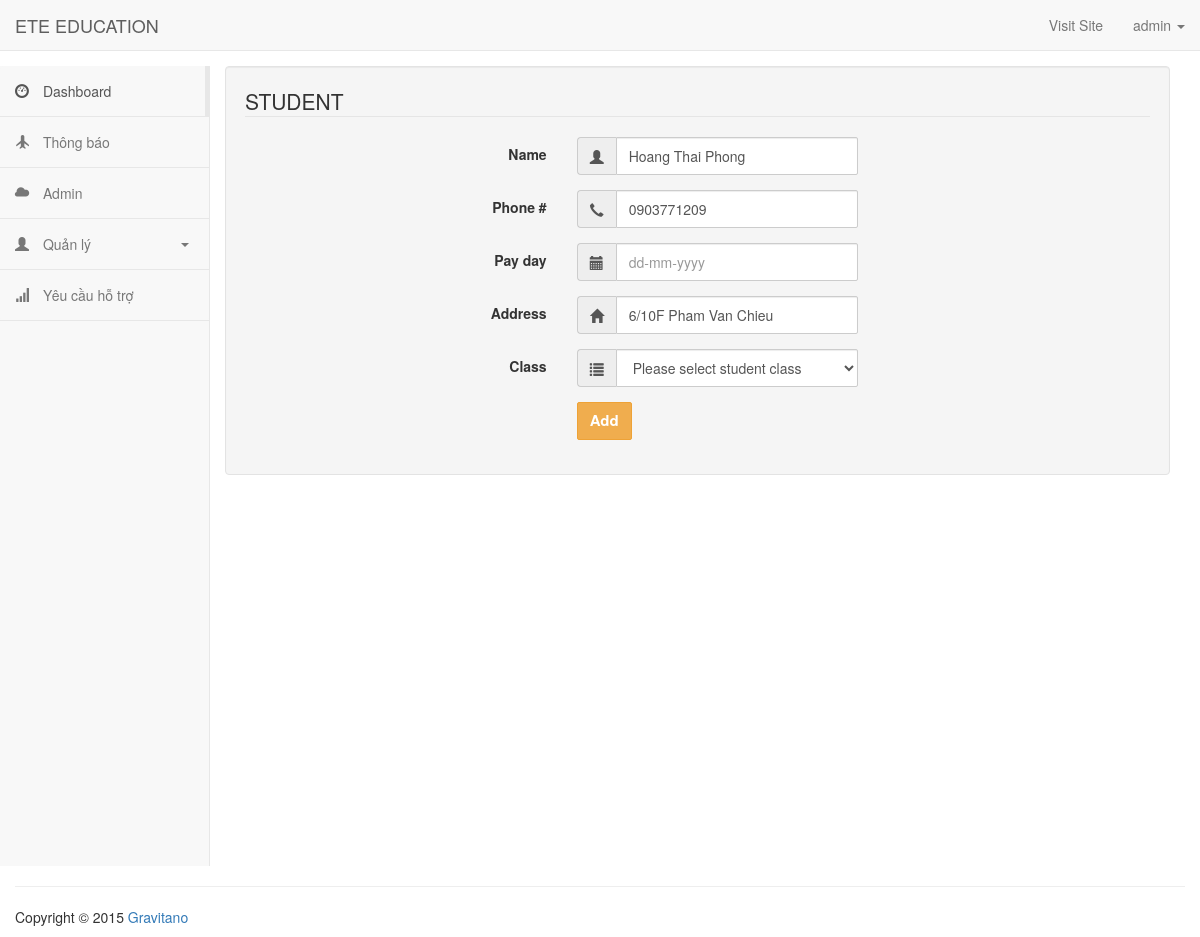
Before: /admin/student/edit/2 (signed in) with the older database file.
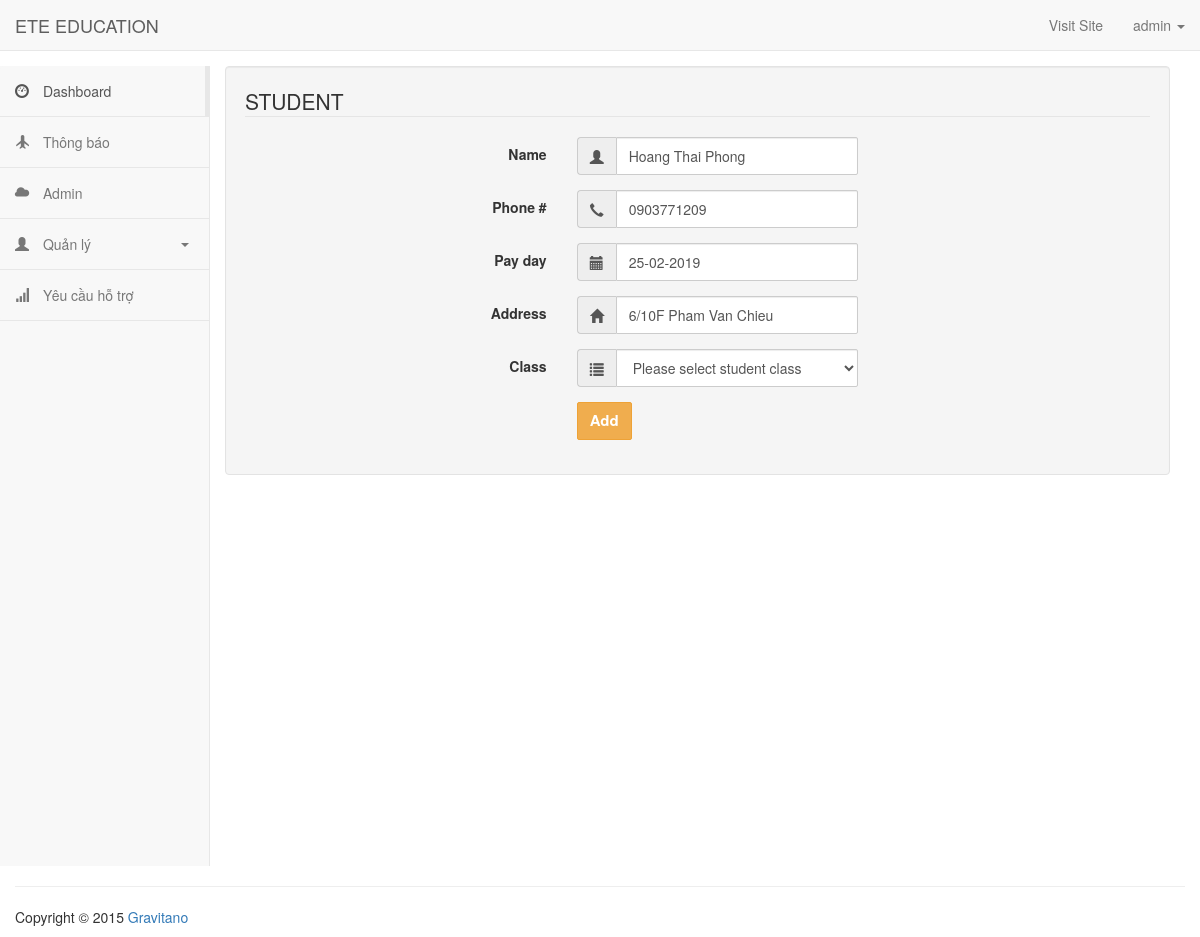
After: the same page with the newer database file.
### app/models.py (models this page shows)
class Student(db.Model):
    __tablename__ = 'students'
    id = db.Column(db.Integer, primary_key=True)
    name = db.Column(db.String(64))
    phone_number = db.Column(db.String(64))
    address = db.Column(db.String(128))
    subject_id = db.Column(db.Integer, db.ForeignKey('subjects.id'))
    attendances = db.relationship('Attendance', backref='student', lazy='dynamic')
    pay_day = db.Column(db.String(64))

### app/main/views.py (the view, shortened to what this page needs)
@main.route('/admin/student/edit/<int:id>', methods=['GET', 'POST'])
@login_required
@admin_required
def editStudent(id):
    student = Student.query.get(id)
    student_form = StudentForm()
    subjects = Subject.query.all()
    student_form.pay_day.data = student.pay_day
    print(student.pay_day)
    student_form.name.data = student.name
    student_form.phone_number.data = student.phone_number
    student_form.address.data = student.address
    return render_template('admin/student_form.html', student_form=student_form, subjects=subjects)

### app/main/forms.py
class StudentForm(FlaskForm):
    name = StringField('Student name')
    phone_number = StringField('Phone number')
    address = StringField('Address')
    pay_day = StringField('dd-mm-yy')
    submit = SubmitField('Add')

### app/main/views.py (called while the page is built)
def admin_required(f):
    @wraps(f)
    def wrap(*args, **kwargs):
        if current_user.role.name == "admin":
            return f(*args, **kwargs)
        else:
            flash("You need to be an admin to view this page.")
            return redirect(url_for('main.index'))
    return wrap

### app/models.py (called while the page is built)
@login_manager.user_loader
def load_user(user_id):
    return User.query.get(int(user_id))

### app/templates/admin/student_form.html (shortened to what this page needs)
{% extends 'admin/admin_base.html' %}
{% block content %}
<form class="well form-horizontal" action=" " method="post"  id="contact_form">
<fieldset>
<legend>STUDENT</legend>
<div class="form-group">
  <label class="col-md-4 control-label"> Name</label>
  <div class="col-md-4 inputGroupContainer">
  <div class="input-group">
  <span class="input-group-addon"><i class="glyphicon glyphicon-user"></i></span>
    {{ student_form.name(class="form-control", placeholder="Student name") }}
    </div>
  </div>
</div>
<div class="form-group">
  <label class="col-md-4 control-label">Phone #</label>
    <div class="col-md-4 inputGroupContainer">
    <div class="input-group">
        <span class="input-group-addon"><i class="glyphicon glyphicon-earphone"></i></span>
      {{ student_form.phone_number(class="form-control", placeholder="Phone number") }}
    </div>
  </div>
</div>
<div class="form-group">
  <label class="col-md-4 control-label">Pay day</label>
    <div class="col-md-4 inputGroupContainer">
    <div class="input-group">
        <span class="input-group-addon"><i class="glyphicon glyphicon-calendar"></i></span>
        {{ student_form.pay_day(class="form-control", placeholder="dd-mm-yyyy") }}
    </div>
  </div>
</div>
<div class="form-group">
  <label class="col-md-4 control-label">Address</label>
    <div class="col-md-4 inputGroupContainer">
    <div class="input-group">
        <span class="input-group-addon"><i class="glyphicon glyphicon-home"></i></span>
        {{ student_form.address(class="form-control", placeholder="Address") }}
    </div>
  </div>
</div>
<div class="form-group">
  <label class="col-md-4 control-label">Class</label>
    <div class="col-md-4 selectContainer">
    <div class="input-group">
        <span class="input-group-addon"><i class="glyphicon glyphicon-list"></i></span>
    <select name="subject" class="form-control selectpicker" >
      <option value=" " >Please select student class</option>
    </select>
  </div>
</div>
</div>
<div class="form-group">
  <label class="col-md-4 control-label"></label>
  <div class="col-md-4">
      {{ student_form.submit(class="btn btn-warning") }}
  </div>
</div>
</fieldset>
</form>
{% endblock %}

Changed rows visible on the page:
changed Student "Hoang Thai Phong": pay_day (not shown) → "25-02-2019"
